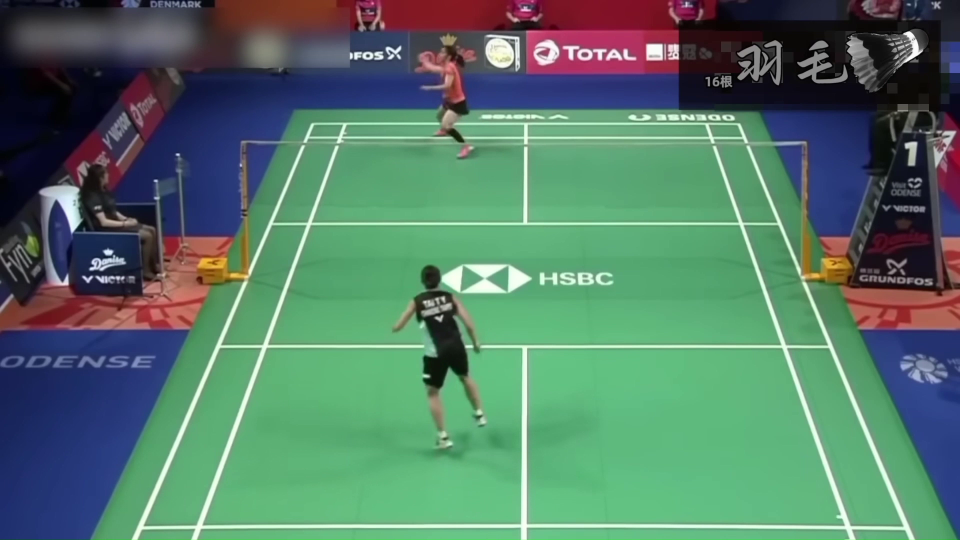
#> input picture frame 4 of B3.mp4, 1920 x 1080 px, given in place of B1.mp4, which was not available (shown at 1/2 size)
$ python d.py
#> lines starting #> are read from the running program, lines starting #| are printed output that depends on the picture
"""
    用 opencv 讀取兩個影片
"""


import cv2
import numpy as np

# 打開兩個影片
cap1 = cv2.VideoCapture('B1.mp4')
cap2 = cv2.VideoCapture('B2.mp4')

while True:
    ret1, frame1 = cap1.read()
#> frame1 is the input picture: shape (1080, 1920, 3); mean B, G, R 103.8, 120.2, 84.6
    ret2, frame2 = cap2.read()
    if not ret1 or not ret2:
        print("Cannot receive frame")
        break

    after1 = cv2.resize(frame1, (0, 0), fx = 0.2, fy = 0.2)
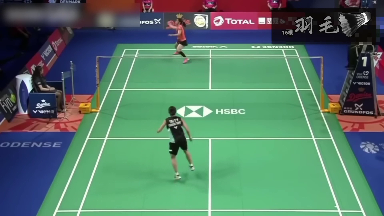
#> after1: shape (216, 384, 3); mean B, G, R 103.8, 120.1, 84.5
    after2 = cv2.resize(frame2, (0, 0), fx = 0.2, fy = 0.2)

    cv2.imshow('frame1', after1)
    cv2.imshow('frame2', after2)

    # 按 'q' 鍵退出
    if cv2.waitKey(1) & 0xFF == ord('q'):
#> (key q is pressed here)
        break

# 釋放視頻對象並關閉所有窗口
cap1.release()
cap2.release()
cv2.destroyAllWindows()

$ run again, starting later in the video
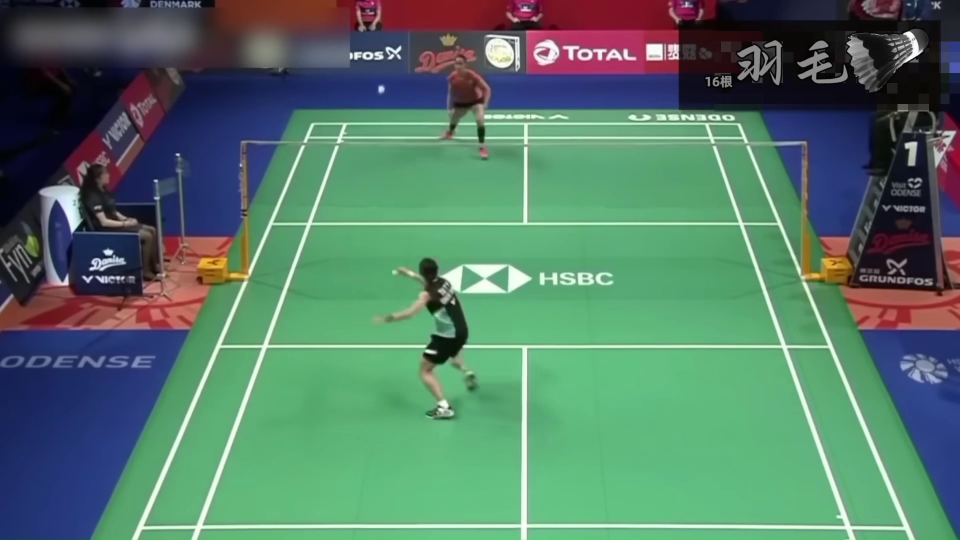
#> input picture frame 21 of B3.mp4, 1920 x 1080 px, given in place of B1.mp4, which was not available (shown at 1/2 size)
#> frame1 is the input picture: shape (1080, 1920, 3); mean B, G, R 103.9, 120.6, 84.6
#> `after1 = cv2.resize(frame1, (0, 0), fx = 0.2, fy = 0.2)`:
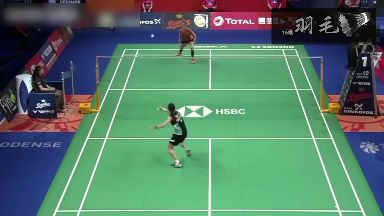
#> after1: shape (216, 384, 3); mean B, G, R 103.9, 120.4, 84.6

$ run again, starting later in the video
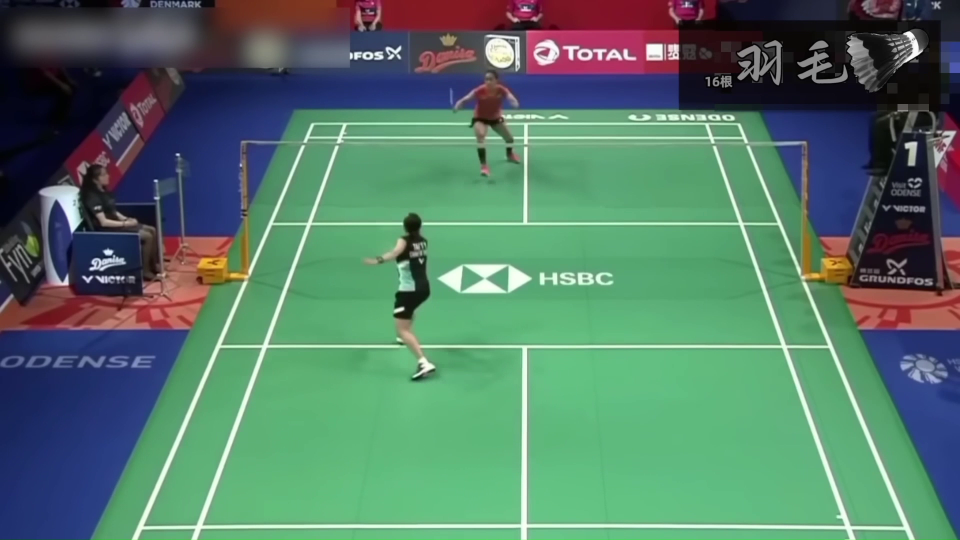
#> input picture frame 37 of B3.mp4, 1920 x 1080 px, given in place of B1.mp4, which was not available (shown at 1/2 size)
#> frame1 is the input picture: shape (1080, 1920, 3); mean B, G, R 104.1, 120.6, 84.8
#> `after1 = cv2.resize(frame1, (0, 0), fx = 0.2, fy = 0.2)`:
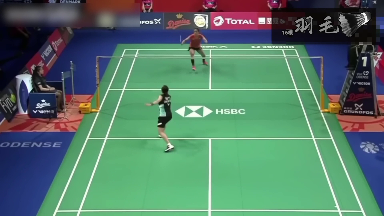
#> after1: shape (216, 384, 3); mean B, G, R 104, 120.4, 84.7
